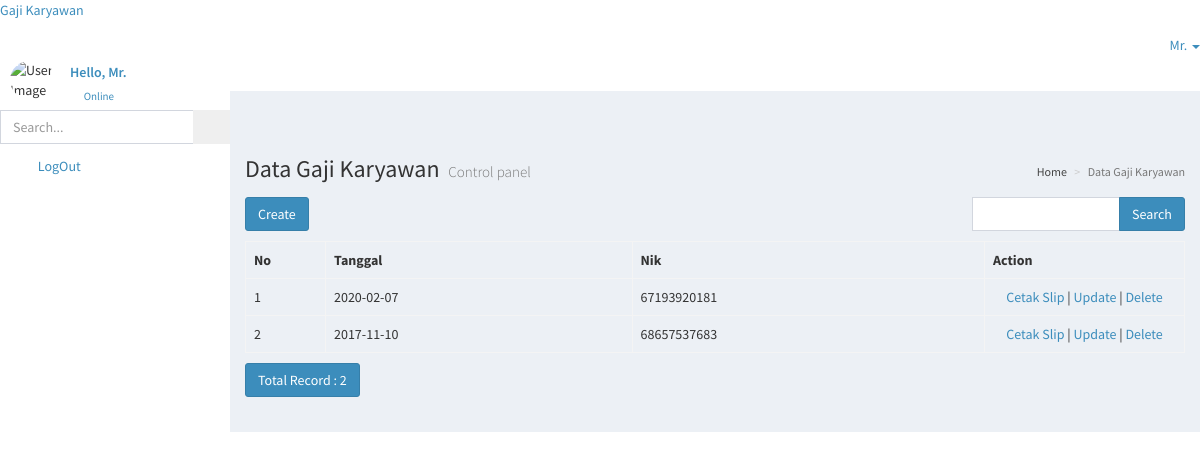
Screenshot of /index.php/gaji with the database file from the repository.
### tables this page shows
CREATE TABLE `gaji` (
  `id_gaji` int(11) NOT NULL,
  `tgl` date DEFAULT NULL,
  `nik` varchar(30) DEFAULT NULL
);

### application/controllers/Gaji.php (called while the page is built, shortened)
<?php
class Gaji extends CI_Controller
{
    function __construct()
    {
        $this->load->model('Gaji_model');
        $this->load->library('form_validation');
    }
    public function index()
    {
        $q = urldecode($this->input->get('q', TRUE));
        $start = intval($this->input->get('start'));
        if ($q <> '') {
            $config['base_url'] = base_url() . 'gaji/index.html?q=' . urlencode($q);
            $config['first_url'] = base_url() . 'gaji/index.html?q=' . urlencode($q);
        } else {
            $config['base_url'] = base_url() . 'gaji/index.html';
            $config['first_url'] = base_url() . 'gaji/index.html';
        }
        $config['per_page'] = 10;
        $config['page_query_string'] = TRUE;
        $config['total_rows'] = $this->Gaji_model->total_rows($q);
        $gaji = $this->Gaji_model->get_limit_data($config['per_page'], $start, $q);
        $this->load->library('pagination');
        $this->pagination->initialize($config);
        $data = array(
            'gaji_data' => $gaji,
            'q' => $q,
            'pagination' => $this->pagination->create_links(),
            'total_rows' => $config['total_rows'],
            'start' => $start,
            'konten' => 'gaji/gaji_list',
            'judul' => 'Data Gaji Karyawan',
        );
        $this->load->view('v_index', $data);
    }
}

### index.php (called while the page is built, shortened)
<?php
require_once BASEPATH.'core/CodeIgniter.php';

### application/config/config.php (called while the page is built, shortened)
<?php
$config['base_url'] = ((isset($_SERVER['HTTPS']) && $_SERVER['HTTPS'] == "on") ? "https" : "http");
$config['base_url'] .= "://".$_SERVER['HTTP_HOST'];
$config['base_url'] .= str_replace(basename($_SERVER['SCRIPT_NAME']),"",$_SERVER['SCRIPT_NAME']);
$config['index_page'] = '';
$config['uri_protocol']	= 'REQUEST_URI';
$config['url_suffix'] = '';
$config['language']	= 'english';
$config['charset'] = 'UTF-8';
$config['enable_hooks'] = FALSE;
$config['subclass_prefix'] = 'MY_';
$config['composer_autoload'] = FALSE;
$config['permitted_uri_chars'] = 'a-z 0-9~%.:_\-';
$config['enable_query_strings'] = FALSE;
$config['controller_trigger'] = 'c';
$config['function_trigger'] = 'm';
$config['directory_trigger'] = 'd';
$config['allow_get_array'] = TRUE;
$config['log_threshold'] = 0;
$config['log_path'] = '';
$config['log_file_extension'] = '';
$config['log_file_permissions'] = 0644;
$config['log_date_format'] = 'Y-m-d H:i:s';
$config['error_views_path'] = '';
$config['cache_path'] = '';
$config['cache_query_string'] = FALSE;
$config['encryption_key'] = '';
$config['sess_driver'] = 'files';
$config['sess_cookie_name'] = 'ci_session';
$config['sess_expiration'] = 7200;
$config['sess_save_path'] = NULL;
$config['sess_match_ip'] = FALSE;
$config['sess_time_to_update'] = 300;
$config['sess_regenerate_destroy'] = FALSE;
$config['cookie_prefix']	= '';
$config['cookie_domain']	= '';
$config['cookie_path']		= '/';
$config['cookie_secure']	= FALSE;
$config['cookie_httponly'] 	= FALSE;
$config['standardize_newlines'] = FALSE;
$config['global_xss_filtering'] = FALSE;
$config['csrf_protection'] = FALSE;
$config['csrf_token_name'] = 'csrf_test_name';
$config['csrf_cookie_name'] = 'csrf_cookie_name';
$config['csrf_expire'] = 7200;
$config['csrf_regenerate'] = TRUE;
$config['csrf_exclude_uris'] = array();
$config['compress_output'] = FALSE;
$config['time_reference'] = 'local';
$config['rewrite_short_tags'] = FALSE;
$config['proxy_ips'] = '';

### application/config/ion_auth.php (called while the page is built, shortened)
<?php
$config['database_group_name'] = '';
$config['tables']['users']           = 'users';
$config['tables']['groups']          = 'groups';
$config['tables']['users_groups']    = 'users_groups';
$config['tables']['login_attempts']  = 'login_attempts';
$config['join']['users']  = 'user_id';
$config['join']['groups'] = 'group_id';
$config['hash_method']				= 'bcrypt';
$config['bcrypt_default_cost']		= 10;
$config['bcrypt_admin_cost']		= 12;

### application/models/Gaji_model.php (called while the page is built, shortened)
<?php
class Gaji_model extends CI_Model
{
    public $table = 'gaji';
    public $id = 'id_gaji';
    public $order = 'DESC';
    function total_rows($q = NULL) {
        $this->db->like('id_gaji', $q);
	$this->db->or_like('tgl', $q);
	$this->db->or_like('nik', $q);
	$this->db->from($this->table);
        return $this->db->count_all_results();
    }
    function get_limit_data($limit, $start = 0, $q = NULL) {
        $this->db->order_by($this->id, $this->order);
        $this->db->like('id_gaji', $q);
	$this->db->or_like('tgl', $q);
	$this->db->or_like('nik', $q);
	$this->db->limit($limit, $start);
        return $this->db->get($this->table)->result();
    }
}

### application/views/gaji/gaji_list.php (the view, shortened to what this page needs)
<div class="row" style="margin-bottom: 10px">
            <div class="col-md-4">
                <?php echo anchor(site_url('gaji/create'),'Create', 'class="btn btn-primary"'); ?>
            </div>
            <div class="col-md-4 text-center">
            </div>
            <div class="col-md-1 text-right">
            </div>
            <div class="col-md-3 text-right">
                <form action="<?php echo site_url('gaji/index'); ?>" class="form-inline" method="get">
                    <div class="input-group">
                        <input type="text" class="form-control" name="q" value="<?php echo $q; ?>">
                        <span class="input-group-btn">
                          <button class="btn btn-primary" type="submit">Search</button>
                        </span>
                    </div>
                </form>
            </div>
        </div>
        <table class="table table-bordered" style="margin-bottom: 10px">
            <tr>
                <th>No</th>
        <th>Tanggal</th>
        <th>Nik</th>
        <th>Action</th>
            </tr><?php
            foreach ($gaji_data as $gaji)
            {
                ?>
                <tr>
            <td width="80px"><?php echo ++$start ?></td>
            <td><?php echo $gaji->tgl ?></td>
            <td><?php echo $gaji->nik ?></td>
            <td style="text-align:center" width="200px">
                <?php
                echo anchor(site_url('app/slip_gaji/'.$gaji->nik.'/'.$gaji->tgl),'Cetak Slip');
                echo ' | ';
                echo anchor(site_url('gaji/update/'.$gaji->id_gaji),'Update');
                echo ' | ';
                echo anchor(site_url('gaji/delete/'.$gaji->id_gaji),'Delete','onclick="javasciprt: return confirm(\'Are You Sure ?\')"');
                ?>
            </td>
        </tr>
                <?php
            }
            ?>
        </table>
        <div class="row">
            <div class="col-md-6">
                <a href="#" class="btn btn-primary">Total Record : <?php echo $total_rows ?></a>
        </div>
            <div class="col-md-6 text-right">
            </div>
        </div>

### rows the page displays
gaji: tgl "2020-02-07", nik "67193920181", nik+tgl "Cetak Slip", id_gaji "Update", id_gaji "Delete"
gaji: tgl "2017-11-10", nik "68657537683", nik+tgl "Cetak Slip", id_gaji "Update", id_gaji "Delete"

### other values shown
$judul "Data Gaji Karyawan"
anchor(site_url('gaji/create'),'Create', 'class="btn btn-primary"') "Create"
$total_rows "2"
